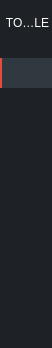
        <widget class="QWidget" name="menu_container" native="true">
         <property name="minimumSize">
          <size>
           <width>52</width>
           <height>0</height>
          </size>
         </property>
         <property name="maximumSize">
          <size>
           <width>52</width>
           <height>16777215</height>
          </size>
         </property>
         <property name="styleSheet">
          <string notr="true">QWidget{
background-color: #1E2226;
border-top-left-radius: 10px;
border-top-right-radius: 0px;
border-bottom-left-radius: 10px;
border-bottom-right-radius: 0px;
}

QToolButton {
	background-color: #1E2226;
	border-radius: 0px;
	padding-left: 15px;
	margin-right: 0px;
	color: #ffffff
	}
</string>
         </property>
         <layout class="QVBoxLayout" name="verticalLayout_4">
          <property name="spacing">
           <number>20</number>
          </property>
          <property name="leftMargin">
           <number>0</number>
          </property>
          <property name="topMargin">
           <number>8</number>
          </property>
          <property name="rightMargin">
           <number>0</number>
          </property>
          <property name="bottomMargin">
           <number>0</number>
          </property>
          <item>
           <widget class="QToolButton" name="btn_toggle">
            <property name="sizePolicy">
             <sizepolicy hsizetype="Expanding" vsizetype="Fixed">
              <horstretch>0</horstretch>
              <verstretch>0</verstretch>
             </sizepolicy>
            </property>
            <property name="minimumSize">
             <size>
              <width>0</width>
              <height>30</height>
             </size>
            </property>
            <property name="styleSheet">
             <string notr="true">QToolButton {
	background-color: #1E2226;
	padding-left: 3px
	}

QToolButton:hover {
	background-color: #1E2226
}</string>
            </property>
            <property name="text">
             <string>TOGGLE</string>
            </property>
            <property name="icon">
             <iconset>
              <normaloff>:/images/img/menu.png</normaloff>:/images/img/menu.png</iconset>
            </property>
           </widget>
          </item>
          <item>
           <widget class="QToolButton" name="btn_home">
            <property name="sizePolicy">
             <sizepolicy hsizetype="Fixed" vsizetype="Fixed">
              <horstretch>0</horstretch>
              <verstretch>0</verstretch>
             </sizepolicy>
            </property>
            <property name="minimumSize">
             <size>
              <width>140</width>
              <height>30</height>
             </size>
            </property>
            <property name="focusPolicy">
             <enum>Qt::NoFocus</enum>
            </property>
            <property name="layoutDirection">
             <enum>Qt::LeftToRight</enum>
            </property>
            <property name="styleSheet">
             <string notr="true">QToolButton{
background-color: #303840;
border-left: 2px solid  #E64C3C;
}
</string>
            </property>
            <property name="text">
             <string>      Home</string>
            </property>
            <property name="icon">
             <iconset>
              <normaloff>:/images/img/home_menu.png</normaloff>:/images/img/home_menu.png</iconset>
            </property>
            <property name="toolButtonStyle">
             <enum>Qt::ToolButtonTextBesideIcon</enum>
            </property>
            <property name="autoRaise">
             <bool>false</bool>
            </property>
           </widget>
          </item>
          <item>
           <widget class="QToolButton" name="btn_profit">
            <property name="sizePolicy">
             <sizepolicy hsizetype="Fixed" vsizetype="Fixed">
              <horstretch>0</horstretch>
              <verstretch>0</verstretch>
             </sizepolicy>
            </property>
            <property name="minimumSize">
             <size>
              <width>140</width>
              <height>30</height>
             </size>
            </property>
            <property name="text">
             <string>      Profit</string>
            </property>
            <property name="icon">
             <iconset>
              <normaloff>:/images/img/profit_menu.png</normaloff>:/images/img/profit_menu.png</iconset>
            </property>
            <property name="toolButtonStyle">
             <enum>Qt::ToolButtonTextBesideIcon</enum>
            </property>
           </widget>
          </item>
          <item>
           <widget class="QToolButton" name="btn_scholars">
            <property name="sizePolicy">
             <sizepolicy hsizetype="Fixed" vsizetype="Fixed">
              <horstretch>0</horstretch>
              <verstretch>0</verstretch>
             </sizepolicy>
            </property>
            <property name="minimumSize">
             <size>
              <width>140</width>
              <height>30</height>
             </size>
            </property>
            <property name="text">
             <string>      Scholars</string>
            </property>
            <property name="icon">
             <iconset>
              <normaloff>:/images/img/user_menu.png</normaloff>:/images/img/user_menu.png</iconset>
            </property>
            <property name="toolButtonStyle">
             <enum>Qt::ToolButtonTextBesideIcon</enum>
            </property>
           </widget>
          </item>
          <item>
           <widget class="QToolButton" name="btn_inventory">
            <property name="sizePolicy">
             <sizepolicy hsizetype="Fixed" vsizetype="Fixed">
              <horstretch>0</horstretch>
              <verstretch>0</verstretch>
             </sizepolicy>
            </property>
            <property name="minimumSize">
             <size>
              <width>140</width>
              <height>30</height>
             </size>
            </property>
            <property name="text">
             <string>      Inventory</string>
            </property>
            <property name="icon">
             <iconset>
              <normaloff>:/images/img/inventory_menu.png</normaloff>:/images/img/inventory_menu.png</iconset>
            </property>
            <property name="toolButtonStyle">
             <enum>Qt::ToolButtonTextBesideIcon</enum>
            </property>
           </widget>
          </item>
          <item>
           <widget class="QToolButton" name="btn_mail">
            <property name="sizePolicy">
             <sizepolicy hsizetype="Fixed" vsizetype="Fixed">
              <horstretch>0</horstretch>
              <verstretch>0</verstretch>
             </sizepolicy>
            </property>
            <property name="minimumSize">
             <size>
              <width>140</width>
              <height>30</height>
             </size>
            </property>
            <property name="styleSheet">
             <string notr="true"/>
            </property>
            <property name="text">
             <string>      Mail</string>
            </property>
            <property name="icon">
             <iconset>
              <normaloff>:/images/img/mail_menu.png</normaloff>:/images/img/mail_menu.png</iconset>
            </property>
            <property name="toolButtonStyle">
             <enum>Qt::ToolButtonTextBesideIcon</enum>
            </property>
           </widget>
          </item>
          <item alignment="Qt::AlignBottom">
           <widget class="QWidget" name="bottom_menu" native="true">
            <property name="minimumSize">
             <size>
              <width>0</width>
              <height>0</height>
             </size>
            </property>
            <property name="maximumSize">
             <size>
              <width>16777215</width>
              <height>120</height>
             </size>
            </property>
            <property name="styleSheet">
             <string notr="true">QToolButton {
	background-color: #1E2226;
	border-radius: 0px;
	padding-left: 15px;
	}</string>
            </property>
            <layout class="QVBoxLayout" name="verticalLayout_6">
             <property name="spacing">
              <number>0</number>
             </property>
             <property name="leftMargin">
              <number>0</number>
             </property>
             <property name="topMargin">
              <number>0</number>
             </property>
             <property name="rightMargin">
              <number>0</number>
             </property>
             <property name="bottomMargin">
              <number>10</number>
             </property>
             <item>
              <widget class="QToolButton" name="btn_settings">
               <property name="minimumSize">
                <size>
                 <width>140</width>
                 <height>30</height>
                </size>
               </property>
               <property name="text">
                <string>     Settings</string>
               </property>
               <property name="icon">
                <iconset>
                 <normaloff>:/images/img/config_menu.png</normaloff>:/images/img/config_menu.png</iconset>
               </property>
               <property name="toolButtonStyle">
                <enum>Qt::ToolButtonTextBesideIcon</enum>
               </property>
              </widget>
             </item>
            </layout>
           </widget>
          </item>
         </layout>
        </widget>
